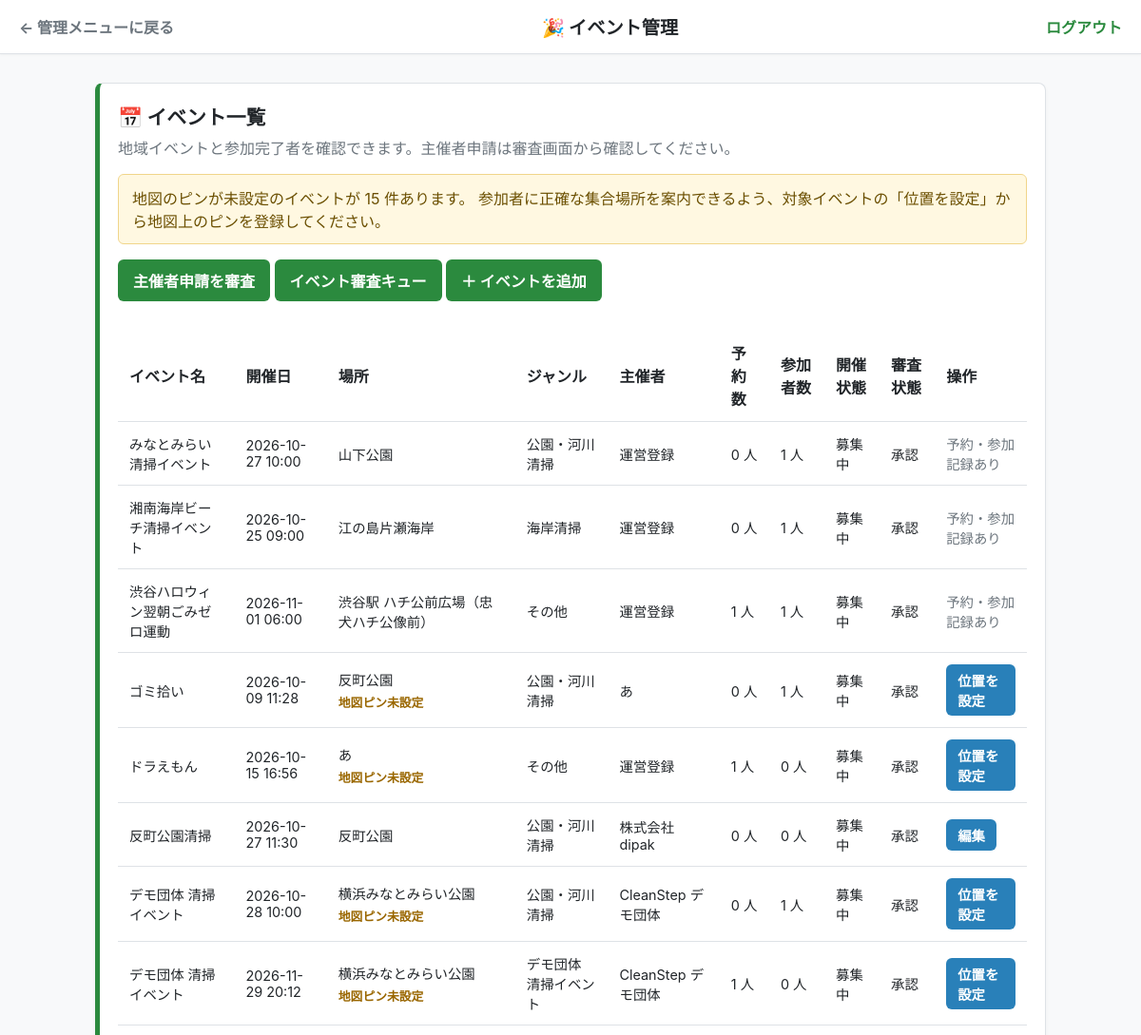
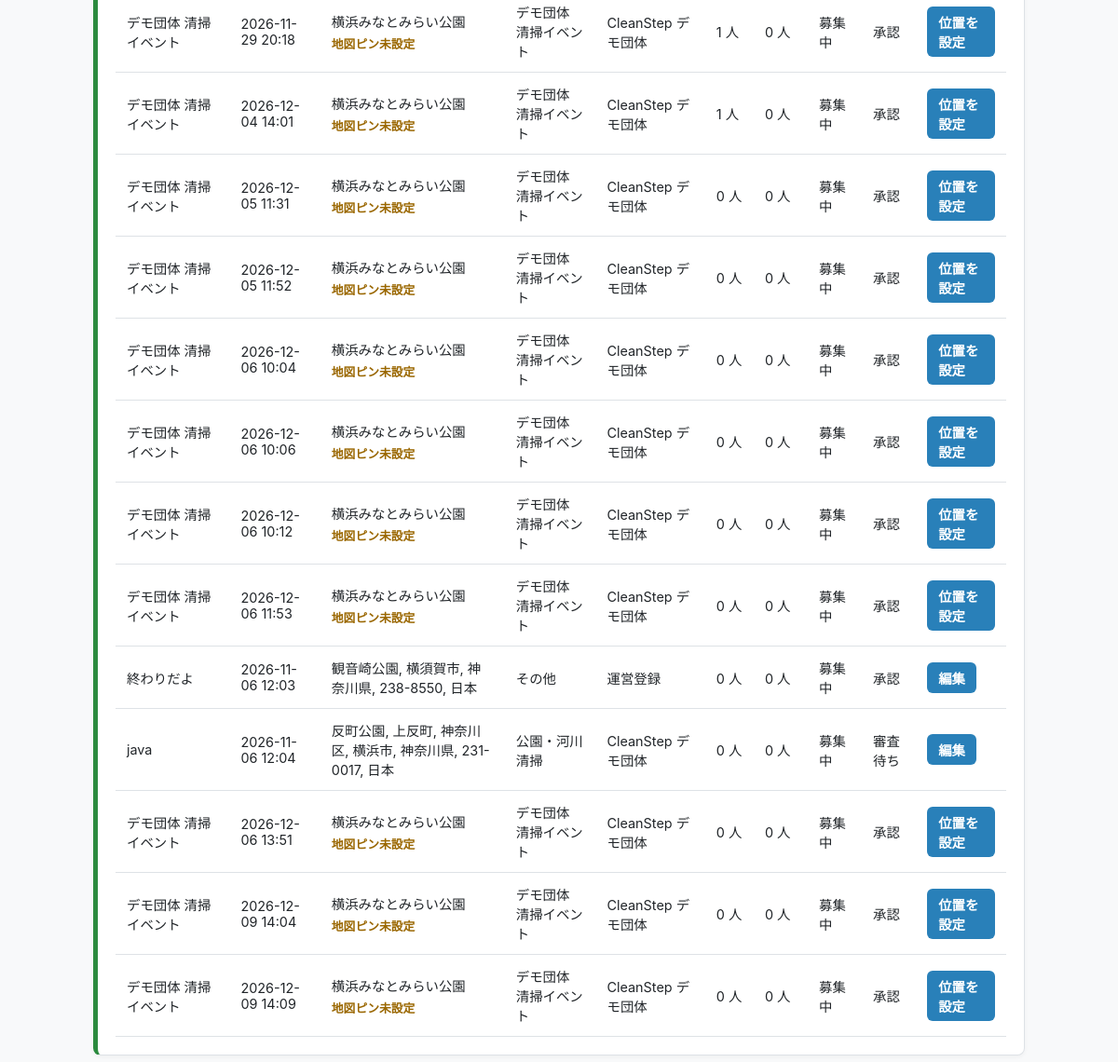
/admin/events (signed in), run on the app's committed database (2 pictures, top to bottom).
### tables this page shows
CREATE TABLE events (
                id INTEGER PRIMARY KEY AUTOINCREMENT,
                name TEXT,
                location TEXT,
                datetime TEXT,
                bonus_points INTEGER,
                organizer_id INTEGER,
                status TEXT NOT NULL DEFAULT 'open' CHECK(status IN ('open', 'cancelled')), review_status TEXT NOT NULL
                DEFAULT 'approved'
                CHECK(review_status IN ('pending', 'reviewing', 'changes_requested', 'approved', 'rejected')), review_comment TEXT, reviewed_by INTEGER REFERENCES users(id), reviewed_at TEXT, organization_id INTEGER REFERENCES organizations(id), latitude REAL, longitude REAL, reward_details TEXT, category TEXT NOT NULL DEFAULT 'その他', capacity INTEGER NOT NULL DEFAULT 20, purpose_issue TEXT NOT NULL DEFAULT '',
                FOREIGN KEY (organizer_id) REFERENCES users(id)
            );

### app.py (the view)
@app.route('/admin/events')
@admin_required
def admin_events():
    conn = get_db()
    try:
        events = conn.execute('''
            SELECT
                e.id,
                e.name,
                e.location,
                e.latitude,
                e.longitude,
                e.datetime AS date,
                e.bonus_points,
                e.category,
                e.status,
                e.review_status,
                COALESCE(o.name, u.name) AS organizer_name,
                COUNT(DISTINCT a.user_id) AS participants,
                COUNT(DISTINCT CASE WHEN r.status = 'reserved' THEN r.user_id END) AS reservations
            FROM events e
            LEFT JOIN organizations o ON o.id = e.organization_id
            LEFT JOIN users u ON u.id = e.organizer_id
            LEFT JOIN activity_history a ON a.event_id = e.id
            LEFT JOIN event_reservations r ON r.event_id = e.id
            GROUP BY e.id, e.name, e.location, e.datetime, e.bonus_points,
                e.category, e.latitude, e.longitude, e.status, e.review_status,
                o.name, u.name
            ORDER BY e.id
        ''').fetchall()
    finally:
        conn.close()
    missing_map_count = sum(
        event['latitude'] is None or event['longitude'] is None
        for event in events
    )
    return render_template(
        'admin_events.html',
        events=events,
        missing_map_count=missing_map_count,
    )

### app.py (called while the page is built, shortened)
def get_db():
    conn = sqlite3.connect(DATABASE)
    conn.row_factory = sqlite3.Row
    conn.execute("PRAGMA foreign_keys = ON")
    return conn

def admin_required(func):
    @wraps(func)
    def wrapper(*args, **kwargs):
        user_id = session.get('user_id')
        if session.get('role') != 'admin' or not user_id:
            return redirect(url_for('login'))
        conn = get_db()
        try:
            user = conn.execute(
                'SELECT role FROM users WHERE id = ?', (user_id,)
            ).fetchone()
        finally:
            conn.close()
        if not user or user['role'] != 'admin':
            session.clear()
            return redirect(url_for('login'))
        return func(*args, **kwargs)
    return wrapper

def _detect_view_mode():
    ua = (request.headers.get('User-Agent') or '').lower()
    if any(token in ua for token in ('mobile', 'android', 'iphone', 'ipod', 'iemobile')):
        return 'mobile'
    return 'pc'

@app.context_processor
def inject_csrf_token():
    if 'csrf_token' not in session:
        session['csrf_token'] = secrets.token_urlsafe(32)
    unread_notifications = 0
    effective_view = _detect_view_mode()
    return {
        'csrf_token': session['csrf_token'],
        'unread_notifications': unread_notifications,
        'view_mode': effective_view,
    }

### templates/admin_events.html (shortened to what this page needs)
<!DOCTYPE html>
<html lang="ja">
<head>
</head>
<body>
    <nav>
        <div style="display:flex; justify-content:space-between; align-items:center;">
            <a href="{{ url_for('admin_dashboard') }}">← 管理メニューに戻る</a>
            <span style="font-weight:800; font-size:1.2rem;">🎉 イベント管理</span>
            <a href="{{ url_for('logout') }}" style="color:var(--primary-green); font-weight:700;">ログアウト</a>
        </div>
    </nav>
    <div class="container">
        <div class="hover-card" style="border-left:5px solid var(--primary-green);">
            <h2 style="font-size:1.3rem; font-weight:800; margin:0;">
                <span class="card-icon">📅</span> イベント一覧
            </h2>
            <p class="muted" style="margin-top:6px;">
                地域イベントと参加完了者を確認できます。主催者申請は審査画面から確認してください。
            </p>
            {% if missing_map_count %}
            <p class="map-warning" role="status">
                地図のピンが未設定のイベントが {{ missing_map_count }} 件あります。
                参加者に正確な集合場所を案内できるよう、対象イベントの「位置を設定」から地図上のピンを登録してください。
            </p>
            {% endif %}
            <a href="{{ url_for('admin_organizer_applications') }}" class="btn-add" style="display:inline-block; text-decoration:none;">主催者申請を審査</a>
            <a href="{{ url_for('admin_event_reviews') }}" class="btn-add" style="display:inline-block; text-decoration:none;">イベント審査キュー</a>
            <a href="{{ url_for('admin_event_add') }}" class="btn-add" style="display:inline-block; text-decoration:none;">＋ イベントを追加</a>
            <table>
                <thead>
                    <tr>
                        <th>イベント名</th>
                        <th>開催日</th>
                        <th>場所</th>
                        <th>ジャンル</th>
                        <th>主催者</th>
                        <th>予約数</th>
                        <th>参加者数</th>
                        <th>開催状態</th>
                        <th>審査状態</th>
                        <th>操作</th>
                    </tr>
                </thead>
                <tbody>
                    {% for event in events %}
                    <tr>
                        <td>{{ event.name }}</td>
                        <td>{{ event.date }}</td>
                        <td>
                            {{ event.location }}
                            {% if event.latitude is none or event.longitude is none %}
                                <span class="map-missing">地図ピン未設定</span>
                            {% endif %}
                        </td>
                        <td>{{ event.category }}</td>
                        <td>{{ event.organizer_name or '運営登録' }}</td>
                        <td>{{ event.reservations }} 人</td>
                        <td>{{ event.participants }} 人</td>
                        <td>{{ '募集中' if event.status == 'open' else '中止' }}</td>
                        <td>{{ {'pending': '審査待ち', 'reviewing': '審査中', 'changes_requested': '修正依頼', 'approved': '承認', 'rejected': '却下'}[event.review_status] }}</td>
                        <td>
                            {% if event.latitude is none or event.longitude is none %}
                                <a href="{{ url_for('admin_event_location', event_id=event.id) }}" class="btn-edit" style="display:inline-block; text-decoration:none;">位置を設定</a>
                            {% elif event.status == 'open' and event.participants == 0 and event.reservations == 0 %}
                                <a href="{{ url_for('admin_event_edit', event_id=event.id) }}" class="btn-edit" style="display:inline-block; text-decoration:none;">編集</a>
                            {% else %}
                                <span class="muted">予約・参加記録あり</span>
                            {% endif %}
                        </td>
                    </tr>
                    {% endfor %}
                </tbody>
            </table>
        </div>
    </div>
</body>
</html>

### templates/admin_events.html (style rules this page uses)
:root { --primary-green: #2b8a3e; --primary-light: #f4fbf6; --bg-gray: #f8f9fa; --border-gray: #dee2e6; --text-dark: #212529; --text-muted: #6c757d; --danger-red: #c0392b; --info-blue: #2980b9; }
body { font-family: -apple-system, BlinkMacSystemFont, "Segoe UI", Roboto, "Helvetica Neue", Arial, sans-serif; background-color: var(--bg-gray); color: var(--text-dark); margin: 0; padding: 0; }
nav { background: #ffffff; border-bottom: 1px solid var(--border-gray); padding: 14px 20px; box-shadow: 0 1px 3px rgba(0,0,0,0.04); }
nav a { text-decoration: none; color: var(--text-muted); font-weight: 700; }
.container { max-width: 1000px; margin: 0 auto; padding: 30px 20px; }
.hover-card { background: #ffffff; border: 1px solid var(--border-gray); border-radius: 8px; padding: 19px; margin-bottom: 20px; box-shadow: 0 2px 4px rgba(0,0,0,0.04); transition: transform 0.2s ease-out, box-shadow 0.2s ease-out, background-color 0.2s ease-out; overflow-x: auto; }
.card-icon { transition: transform 0.2s ease-out; }
table { width: 100%; min-width: 760px; border-collapse: collapse; margin-top: 15px; }
th, td { padding: 12px; border-bottom: 1px solid var(--border-gray); text-align: left; }
th { background-color: #ffffff; font-weight: 700; color: var(--text-dark); }
td { background-color: #ffffff; font-size: 0.9rem; }
.muted { color: var(--text-muted); }
.map-warning { margin: 16px 0; padding: 12px 14px; border: 1px solid #f0d58a; border-radius: 6px; background: #fff8e1; color: #6b4f00; }
.map-missing { display: block; margin-top: 4px; color: #9a6700; font-size: 0.8rem; font-weight: 700; }
.btn-add { background-color: var(--primary-green); color: #fff; padding: 10px 16px; border-radius: 6px; border: none; font-weight: 700; cursor: pointer; margin-bottom: 15px; }
.btn-edit { background-color: var(--info-blue); color: #fff; padding: 6px 12px; border-radius: 6px; border: none; font-weight: 700; cursor: pointer; }

### data on the page
events: name "みなとみらい清掃イベント", date "2026-10-27 10:00", location "山下公園", category "公園・河川清掃", organizer_name "運営登録", reservations "0", participants "1", status "募集中", review_status "承認", latitude "予約・参加記録あり"
events: name "湘南海岸ビーチ清掃イベント", date "2026-10-25 09:00", location "江の島片瀬海岸", category "海岸清掃", organizer_name "運営登録", reservations "0", participants "1", status "募集中", review_status "承認", latitude "予約・参加記録あり"
events: name "渋谷ハロウィン翌朝ごみゼロ運動", date "2026-11-01 06:00", location "渋谷駅 ハチ公前広場（忠犬ハチ公像前）", category "その他", organizer_name "運営登録", reservations "1", participants "1", status "募集中", review_status "承認", latitude "予約・参加記録あり"
events: name "ゴミ拾い", date "2026-10-09 11:28", location "反町公園", shows "地図ピン未設定", category "公園・河川清掃", organizer_name "あ", reservations "0", participants "1", status "募集中", review_status "承認"
events: name "ドラえもん", date "2026-10-15 16:56", location "あ", shows "地図ピン未設定", category "その他", organizer_name "運営登録", reservations "1", participants "0", status "募集中", review_status "承認"
events: name "反町公園清掃", date "2026-10-27 11:30", location "反町公園", category "公園・河川清掃", organizer_name "株式会社dipak", reservations "0", participants "0", status "募集中", review_status "承認"
events: name "デモ団体 清掃イベント", date "2026-10-28 10:00", location "横浜みなとみらい公園", shows "地図ピン未設定", category "公園・河川清掃", organizer_name "CleanStep デモ団体", reservations "0", participants "1", status "募集中", review_status "承認"
events: name "デモ団体 清掃イベント", date "2026-11-29 20:12", location "横浜みなとみらい公園", shows "地図ピン未設定", category "デモ団体 清掃イベント", organizer_name "CleanStep デモ団体", reservations "1", participants "0", status "募集中", review_status "承認"
events: name "デモ団体 清掃イベント", date "2026-11-29 20:18", location "横浜みなとみらい公園", shows "地図ピン未設定", category "デモ団体 清掃イベント", organizer_name "CleanStep デモ団体", reservations "1", participants "0", status "募集中", review_status "承認"
events: name "デモ団体 清掃イベント", date "2026-12-04 14:01", location "横浜みなとみらい公園", shows "地図ピン未設定", category "デモ団体 清掃イベント", organizer_name "CleanStep デモ団体", reservations "1", participants "0", status "募集中", review_status "承認"
events: name "デモ団体 清掃イベント", date "2026-12-05 11:31", location "横浜みなとみらい公園", shows "地図ピン未設定", category "デモ団体 清掃イベント", organizer_name "CleanStep デモ団体", reservations "0", participants "0", status "募集中", review_status "承認"
events: name "デモ団体 清掃イベント", date "2026-12-05 11:52", location "横浜みなとみらい公園", shows "地図ピン未設定", category "デモ団体 清掃イベント", organizer_name "CleanStep デモ団体", reservations "0", participants "0", status "募集中", review_status "承認"
events: name "デモ団体 清掃イベント", date "2026-12-06 10:04", location "横浜みなとみらい公園", shows "地図ピン未設定", category "デモ団体 清掃イベント", organizer_name "CleanStep デモ団体", reservations "0", participants "0", status "募集中", review_status "承認"
events: name "デモ団体 清掃イベント", date "2026-12-06 10:06", location "横浜みなとみらい公園", shows "地図ピン未設定", category "デモ団体 清掃イベント", organizer_name "CleanStep デモ団体", reservations "0", participants "0", status "募集中", review_status "承認"
events: name "デモ団体 清掃イベント", date "2026-12-06 10:12", location "横浜みなとみらい公園", shows "地図ピン未設定", category "デモ団体 清掃イベント", organizer_name "CleanStep デモ団体", reservations "0", participants "0", status "募集中", review_status "承認"
events: name "デモ団体 清掃イベント", date "2026-12-06 11:53", location "横浜みなとみらい公園", shows "地図ピン未設定", category "デモ団体 清掃イベント", organizer_name "CleanStep デモ団体", reservations "0", participants "0", status "募集中", review_status "承認"
events: name "終わりだよ", date "2026-11-06 12:03", location "観音崎公園, 横須賀市, 神奈川県, 238-8550, 日本", category "その他", organizer_name "運営登録", reservations "0", participants "0", status "募集中", review_status "承認"
events: name "java", date "2026-11-06 12:04", location "反町公園, 上反町, 神奈川区, 横浜市, 神奈川県, 231-0017, 日本", category "公園・河川清掃", organizer_name "CleanStep デモ団体", reservations "0", participants "0", status "募集中", review_status "審査待ち"
events: name "デモ団体 清掃イベント", date "2026-12-06 13:51", location "横浜みなとみらい公園", shows "地図ピン未設定", category "デモ団体 清掃イベント", organizer_name "CleanStep デモ団体", reservations "0", participants "0", status "募集中", review_status "承認"
events: name "デモ団体 清掃イベント", date "2026-12-09 14:04", location "横浜みなとみらい公園", shows "地図ピン未設定", category "デモ団体 清掃イベント", organizer_name "CleanStep デモ団体", reservations "0", participants "0", status "募集中", review_status "承認"
events: name "デモ団体 清掃イベント", date "2026-12-09 14:09", location "横浜みなとみらい公園", shows "地図ピン未設定", category "デモ団体 清掃イベント", organizer_name "CleanStep デモ団体", reservations "0", participants "0", status "募集中", review_status "承認"

### other printed values
{{ missing_map_count }} "15"
